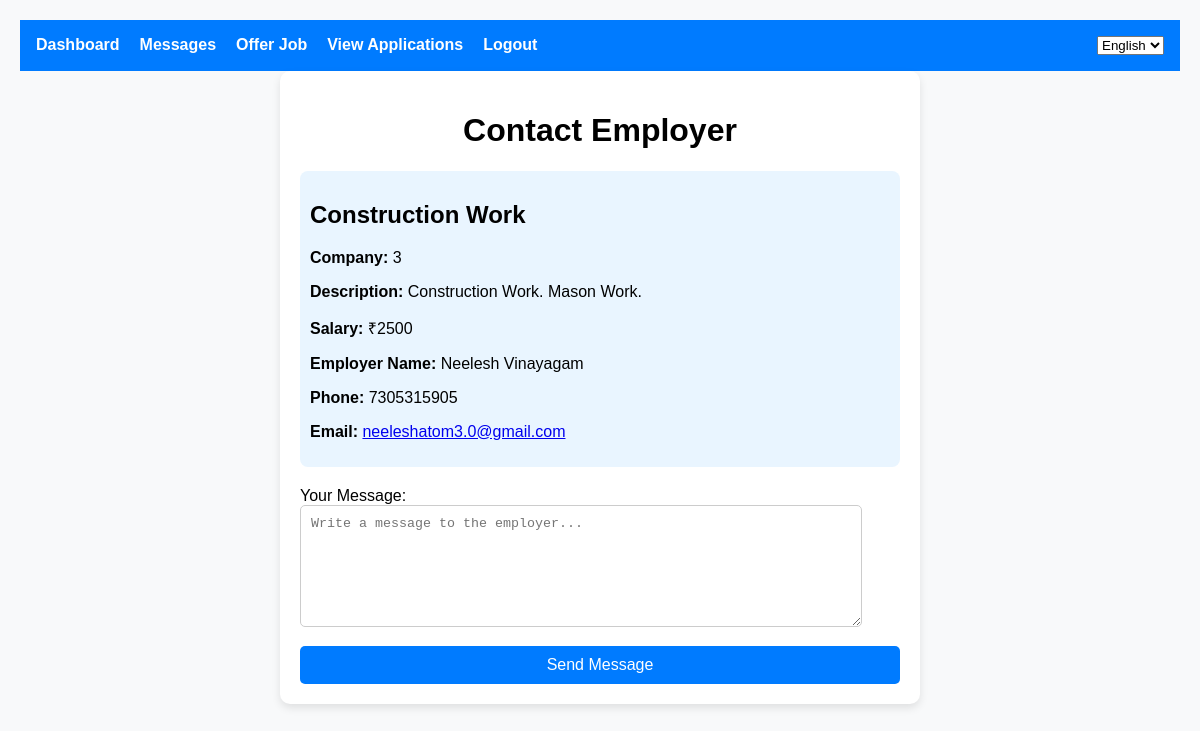
/contact_employer/14, run on the app's committed database.
### tables this page shows
CREATE TABLE jobs(
            id INTEGER PRIMARY KEY AUTOINCREMENT,
            company_id INTEGER NOT NULL,
            job_title TEXT NOT NULL,
            location TEXT NOT NULL,
            work_start TIME NOT NULL,       
            work_end TIME NOT NULL,         
            duration_start DATE NOT NULL,   
            duration_end DATE NOT NULL,     
            description TEXT NOT NULL,
            salary INTEGER NOT NULL, posted_by INTEGER NOT NULL DEFAULT 1,
            FOREIGN KEY (company_id) REFERENCES company(id) ON DELETE CASCADE
        );

CREATE TABLE employers (
            id INTEGER PRIMARY KEY AUTOINCREMENT,
            name TEXT NOT NULL,
            phone TEXT UNIQUE NOT NULL,
            language TEXT NOT NULL,
            aadhar TEXT NOT NULL,
            dob TEXT NOT NULL,
            sex TEXT NOT NULL,
            address TEXT NOT NULL,
            abilities_required TEXT,
            company_id INTEGER,
            password TEXT NOT NULL, email TEXT, uuid integer, license text, verified boolean default false,
            FOREIGN KEY (company_id) REFERENCES company(id) ON DELETE CASCADE
        );

### app.py (the view, shortened to what this page needs)
@app.route('/contact_employer/<int:job_id>', methods=['GET', 'POST'])
def contact_employer(job_id):
    db = get_db()
    cursor = db.cursor()
    print(job_id)
    cursor.execute('''
        SELECT jobs.id, jobs.job_title, jobs.description, jobs.salary, jobs.company_id,
               employers.id AS employer_id, employers.name, employers.phone, employers.email
        FROM jobs
        JOIN employers ON jobs.posted_by = employers.id  -- Join directly using the posted_by column
        WHERE jobs.id = ?
    ''', (int(job_id),))
    job = cursor.fetchone()
    if not job:
        flash("Job not found.", "error")
        return redirect(url_for('search_jobs'))
    return render_template('contact_employer.html', job=job)

### app.py (called while the page is built)
def get_db():
    db = getattr(g, '_database', None)
    if db is None:
        db = g._database = sqlite3.connect(DATABASE)
        db.row_factory = sqlite3.Row
    return db

@app.teardown_appcontext
def close_connection(exception):
    db = getattr(g, '_database', None)
    if db is not None:
        db.close()

### templates/contact_employer.html (shortened to what this page needs)
<!DOCTYPE html>
<html lang="en">
<head>
</head>
<body>
    <nav class="navbar">
        <ul>
            <li><a href="{{ url_for('dashboard') }}">Dashboard</a></li>
            <li><a href="{{ url_for('view_messages') }}">Messages</a></li>
            {% if session.user_role == 'laborer' %}
            <li><a href="{{ url_for('grievance') }}">Grievance</a></li>
            <li><a href="{{ url_for('schemes') }}">Schemes</a></li>
            <li><a href="{{ url_for('search_jobs') }}">Search Jobs</a></li>
            <li><a href="{{ url_for('track_applications') }}">Track Applications</a></li>
            {% else %}
            <li><a href="{{ url_for('offer_job') }}">Offer Job</a></li>
            <li><a href="{{ url_for('view_applications') }}">View Applications</a></li>
            {% endif %}
            <li><a href="{{ url_for('logout') }}">Logout</a></li>
        </ul>
        <select id="language-switch">
            <option value="en">English</option>
        </select>
    </nav>
<div class="container">
    <h1>Contact Employer</h1>
    <div class="job-details">
        <h2>{{ job['job_title'] }}</h2>
        <p><strong>Company:</strong> {{ job['company_id'] }}</p>
        <p><strong>Description:</strong> {{ job['description'] }}</p>
        <p><strong>Salary:</strong> ₹{{ job['salary'] }}</p>
        <p><strong>Employer Name:</strong> {{ job['name'] }}</p>
        <p><strong>Phone:</strong> {{ job['phone'] }}</p>
        <p><strong>Email:</strong> <a href="mailto:{{ job['email'] }}">{{ job['email'] }}</a></p>
    </div>
    <form method="POST">
        <div class="form-group">
            <label for="message">Your Message:</label>
            <textarea id="message" name="message" required placeholder="Write a message to the employer..."></textarea>
        </div>
        <button type="submit">Send Message</button>
    </form>
</div>
</body>
</html>

### templates/contact_employer.html (style rules this page uses)
body { font-family: Arial, sans-serif; margin: 0; padding: 20px; background-color: #f8f9fa; }
.container { max-width: 600px; margin: auto; padding: 20px; background: white; border-radius: 10px; box-shadow: 0px 4px 8px rgba(0, 0, 0, 0.1); }
h1 { text-align: center; }
.job-details { background-color: #e9f5ff; padding: 10px; border-radius: 8px; margin-bottom: 20px; }
.form-group { margin-bottom: 15px; }
textarea { width: 90%; height: 100px; border-radius: 5px; padding: 10px; border: 1px solid #ccc; }
button { background-color: #007bff; color: white; padding: 10px; border: none; width: 100%; border-radius: 5px; font-size: 16px; }
.navbar { display: flex; justify-content: space-between; background-color: #007bff; padding: 1rem; color: white; }
.navbar ul { list-style: none; padding: 0; margin: 0; display: flex; }
.navbar ul li { margin-right: 20px; }
.navbar a { text-decoration: none; color: white; font-weight: bold; }

### data on the page
jobs: job_title "Construction Work", company_id "3", description "Construction Work. Mason Work.", salary "2500"
employers: name "Neelesh Vinayagam", phone "7305315905", email "neeleshatom3.0@gmail.com"
